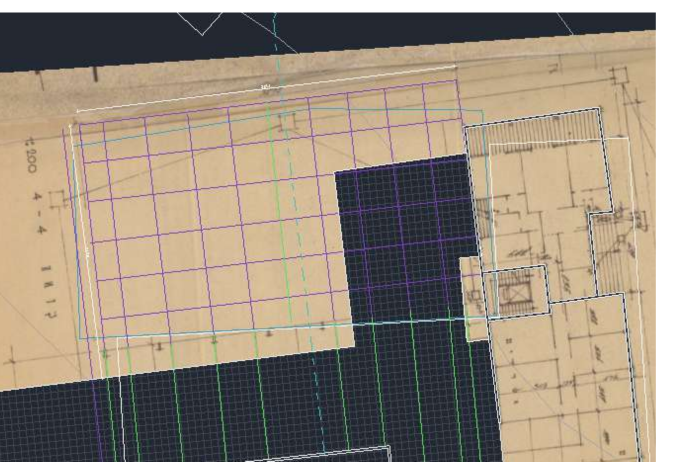
#> input picture projects/haifa-carmel-canopy/site-plan.png, 1360 x 923 px (shown at 1/2 size)
$ python concept.py
#> lines starting #> are read from the running program, lines starting #| are printed output that depends on the picture
"""Concept alternative (schematic) drawn over the site plan from the presentation:
a glass + timber/steel truss canopy on the extended purple grid, joined to the existing
canopy on the south and to the site edge on the north, with a garden inside.
Grid lines were measured on site-plan.png after rotating it -6.7 deg (grid axis-aligned)."""
from pathlib import Path

import matplotlib
matplotlib.use("Agg")
import matplotlib.pyplot as plt
from matplotlib.patches import Circle, FancyBboxPatch, Polygon, Rectangle
from PIL import Image

HERE = Path(__file__).parent
img = Image.open(HERE / "site-plan.png").convert("RGB").rotate(-6.7, resample=Image.BICUBIC, fillcolor="white")
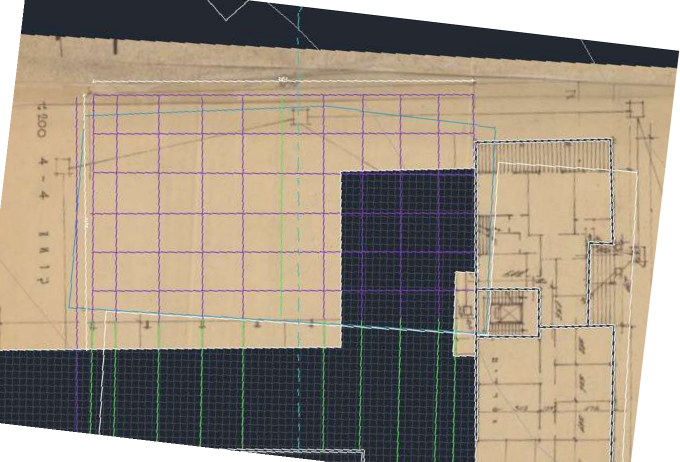
#> img: PIL image 1360x923 RGB (shown at 1/2 size); mean R, G, B 158.6, 145.9, 130

C = [233, 318, 400, 486, 566, 647, 725, 800, 877]      # grid lines (px) along the facade
R = [190, 267, 347, 426, 504, 581]                      # grid lines (px) across
assert all(b - a > 60 for a, b in zip(C, C[1:])) and all(b - a > 60 for a, b in zip(R, R[1:]))
X0, X1, Y0, Y1 = C[0], C[-1], R[0], R[-1]
EXIST = 650     # edge of the existing canopy / existing grid (south)
EDGE = 140      # site edge (north)

WOOD, STEEL, GLASS, GREEN = "#b07a3e", "#2b2b2b", "#9fd3e6", "#5f9e4f"
fig, ax = plt.subplots(figsize=(16.5, 11.7))
ax.imshow(img, alpha=0.55)
ax.set_xlim(60, 1300); ax.set_ylim(800, 40); ax.axis("off")

# glass roof over the whole extended grid + strips that join the existing canopy and the site edge
ax.add_patch(Rectangle((X0, Y0), X1 - X0, Y1 - Y0, fc=GLASS, ec=STEEL, lw=2, alpha=0.35))
ax.add_patch(Rectangle((X0, Y1), X1 - X0, EXIST - Y1, fc=GLASS, ec=STEEL, lw=1.5, alpha=0.25, hatch="///"))
ax.add_patch(Rectangle((X0, EDGE), X1 - X0, Y0 - EDGE, fc=GLASS, ec=STEEL, lw=1.5, alpha=0.25, hatch="\\\\\\"))
# timber main beams on every grid line one way, steel glazing bars the other way
for x in C:
    ax.plot([x, x], [EDGE, EXIST], color=WOOD, lw=4, solid_capstyle="butt")
for y0, y1 in zip(R, R[1:]):
    for k in (1, 2):
        y = y0 + (y1 - y0) * k / 3
        ax.plot([X0, X1], [y, y], color=STEEL, lw=0.6, alpha=0.7)
for y in R:
    ax.plot([X0, X1], [y, y], color=STEEL, lw=1.4)
# columns: timber with black steel collars, every second grid line (double bay like the reference)
for x in C[::2]:
    for y in R[::2]:
        ax.add_patch(Rectangle((x - 9, y - 9), 18, 18, fc=WOOD, ec=STEEL, lw=2.2))

# garden inside: planting beds, trees, a winding path, seating
beds = [[(260, 220), (360, 215), (380, 300), (300, 330), (255, 290)],
        [(600, 215), (700, 210), (690, 300), (620, 320)],
        [(420, 390), (530, 380), (545, 460), (470, 485), (415, 450)],
        [(760, 380), (860, 375), (860, 470), (780, 490)],
        [(255, 470), (350, 455), (370, 540), (270, 560)]]
for b in beds:
    ax.add_patch(Polygon(b, closed=True, fc=GREEN, ec="#2f6b2a", lw=1.2, alpha=0.75))
for (x, y, r) in [(305, 265, 26), (650, 255, 30), (480, 425, 34), (810, 430, 28), (310, 510, 24), (560, 300, 18)]:
    ax.add_patch(Circle((x, y), r, fc="#3f7f3a", ec="#24521f", lw=1, alpha=0.8))
path = [(X0, 600), (380, 590), (440, 520), (560, 520), (600, 430), (700, 350), (760, 300), (X1, 280)]
ax.plot(*zip(*path), color="#d8c7a6", lw=14, solid_capstyle="round", alpha=0.95)
for (x, y) in [(590, 470), (700, 470), (420, 330)]:
    ax.add_patch(FancyBboxPatch((x - 28, y - 6), 56, 12, boxstyle="round,pad=2", fc="#8a6a4a", ec="none"))
ax.add_patch(Circle((480, 425), 62, fill=False, ec=STEEL, lw=1.5, ls="--"))   # opening in the glass over the big tree

# labels (Hebrew; matplotlib lays out right-to-left itself)
def lab(xy, at, t, ha="right"):
    ax.annotate(t, xy=xy, xytext=at, fontsize=12, ha=ha, va="center",
                arrowprops=dict(arrowstyle="-", lw=0.8, color="#333"),
                bbox=dict(fc="white", ec="none", alpha=0.85, pad=2))
lab((X0 + 5, 620), (180, 700), "חיבור לסככה הקיימת – המשך הגריד")
lab((X0 + 5, 165), (180, 95), "הסככה מגיעה עד שפת האתר")
lab((400, 347), (180, 300), "עמוד עץ עם טבעות פלדה – כל שני צירים")
lab((C[1], 230), (180, 230), "קורות עץ ראשיות על צירי הגריד")
lab((X1 - 40, R[2] + 26), (1180, 400), "גג זכוכית על מוטות פלדה", ha="left")
lab((480, 365), (1180, 300), "פתח בגג מעל עץ מרכזי", ha="left")
lab((820, 440), (1180, 500), "פארק: ערוגות, עצים ופינות ישיבה", ha="left")
lab((700, 352), (1180, 580), "שביל הליכה מתפתל", ha="left")
ax.text(1290, 60, "חלופה א' – סככת זכוכית ועץ על הגריד הקיים", fontsize=20, weight="bold", ha="right", va="top")
ax.text(1290, 100, "תכנית סכמטית – ללא קנ\"מ | המשך הגריד הסגול, חיבור לסככה הקיימת ולשפה, פארק בפנים",
        fontsize=12, ha="right", va="top", color="#555")
fig.savefig(HERE / "concept-plan.png", dpi=150, bbox_inches="tight", facecolor="white")
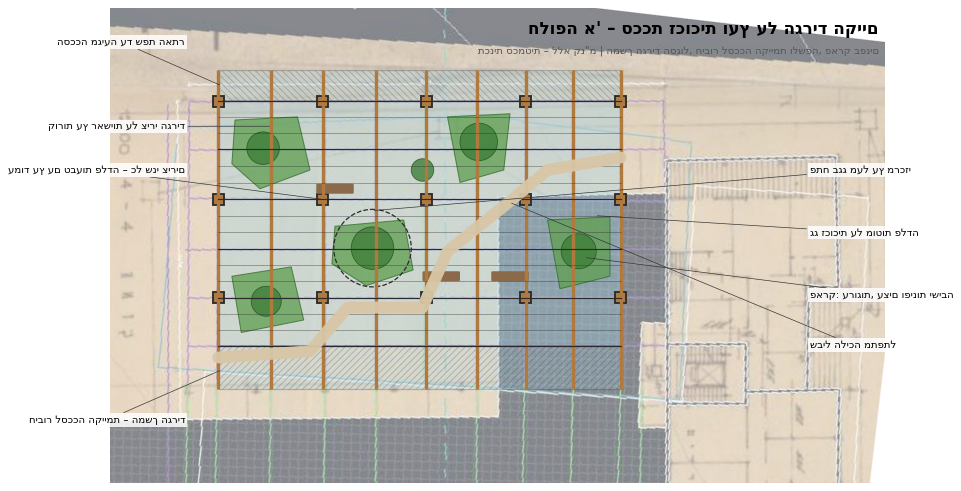
#> figure drawn by matplotlib, 1 panel
fig.savefig(HERE / "concept-plan.pdf", bbox_inches="tight", facecolor="white")
print("saved")
